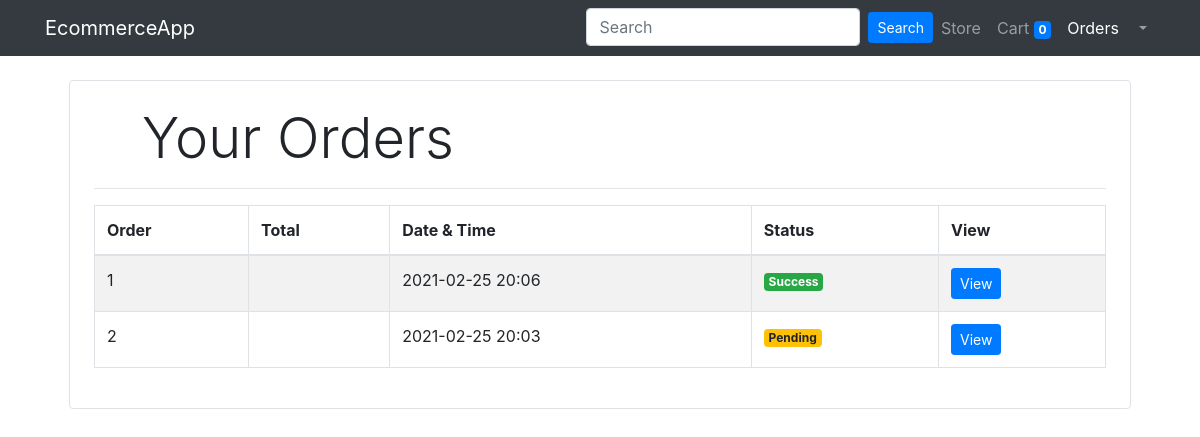
Screenshot of /orders/ (signed in) with the database file from the repository.
### orders/models/order.py (models this page shows, shortened)
class Order(models.Model):
    customer = models.ForeignKey(Customer, on_delete=models.CASCADE)
    total_price = models.FloatField()
    date = models.DateTimeField(auto_now_add=True)
    status = models.BooleanField(default=False)
    address = models.CharField(
        "Address",
        max_length=1024,
    )
    zip_code = models.CharField(
        "ZIP / Postal code",
        max_length=12,
    )
    city = models.CharField(
        "City",
        max_length=1024,
    )
    state = models.CharField(
        "State",
        max_length=1024
    )
    country = models.CharField(
        "Country",
        max_length=1024,
    )
    @staticmethod
    def get_orders_by_customer_id(customer_id):
        if Customer.get_customer_by_id(customer_id):
            return Order.objects.filter(customer = customer_id).order_by('-date')

### orders/views/orders.py (the view, shortened to what this page needs)
# urls.py: path('', views.Orders.as_view(), name='orders'),
class Orders(View):
    def get(self, request):
        if request.session.get('user_type') == 'seller':
            orders = Order.get_all_orders()
            return render(request, 'orders/seller.html', {'orders':orders})
        else:
            customer_id = request.session.get('user_id')
            orders = Order.get_orders_by_customer_id(customer_id)
            return render(request, 'orders/customer.html', {'orders': orders})

### account/models/customer.py (called while the page is built)
    @staticmethod
    def get_customer_by_id(id):
        try:
            return Customer.objects.filter(id=id).first()
        except:
            return False

### dashboard/templatetags/dashboard_filters.py (called while the page is built)
@register.filter(name = 'currency')
def currency(price):
    return format_currency(price, 'INR', locale='en_IN')

@register.filter(name='is_seller')
def is_seller(request):
    if request.session.get('user_id'):
        if request.session.get('user_type')=="seller":
            return True
    return False

### orders/templates/orders/customer.html (shortened to what this page needs)
{% extends 'dashboard/base.html' %}
{% block content %}
{% load dashboard_filters %}
{% load cart_filters %}
<div class="container">
    <div class="border rounded p-4 m-4">
         <p class="display-4 pl-4 ml-4">Your Orders</p>
         <hr>
         <div class="table-responsive">
         <table id="orders" class="table table-striped table-bordered">
             <thead>
                 <tr>
                     <th>Order</th>
                     <th>Total</th>
                     <th>Date & Time</th>
                     <th>Status</th>
                     <th>View</th>
                 </tr>
             </thead>
             <tbody>
            {% for order in orders %}
            <tr>
                <td>{{forloop.counter}}</td>
                <td>{{order.total_price|currency}}</td>
                <td>{{order.date|date:'Y-m-d H:i'}}</td>
                <td>
                    {% if order.status %}
                    <span class="badge badge-success">Success</span>
                    {% else %}
                    <span class="badge badge-warning">Pending</span>
                    {% endif %}
                </td>
                <td>
                    <form target="_blank" action="{% url 'view-order' %}" method="GET">
                        <input type="submit" value="View" class="btn btn-sm btn-primary"/>
                    </form>
                </td>
            </tr>
            {% endfor %}
        </tbody>
    </table>
</div>
</div>
</div>
{% endblock content %}

### dashboard/static/dashboard/css/index.css (style rules this page uses)
body { padding-top: 56px; }

### rows the page displays
Order: date "2021-02-25 20:06", status "Success"
Order: date "2021-02-25 20:03", status "Pending"

### other values shown
{{ request.session.cart.keys|length }} "0"
